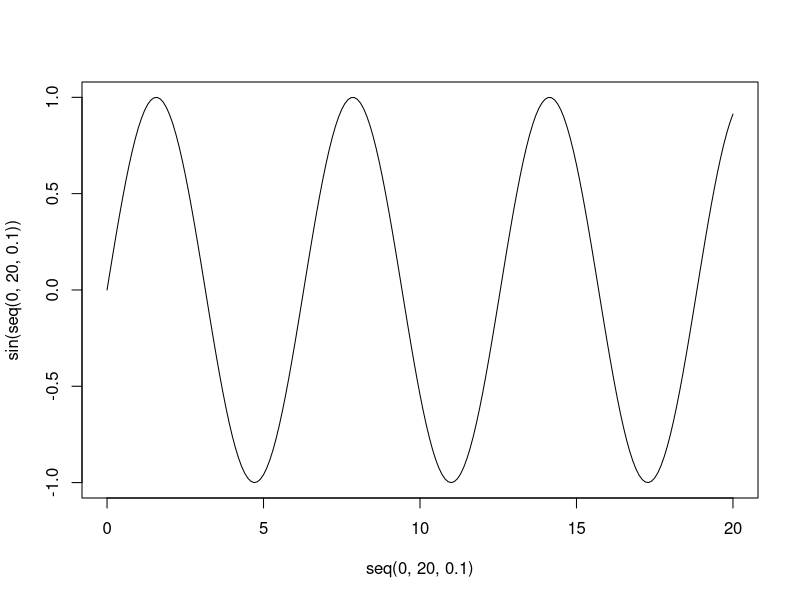
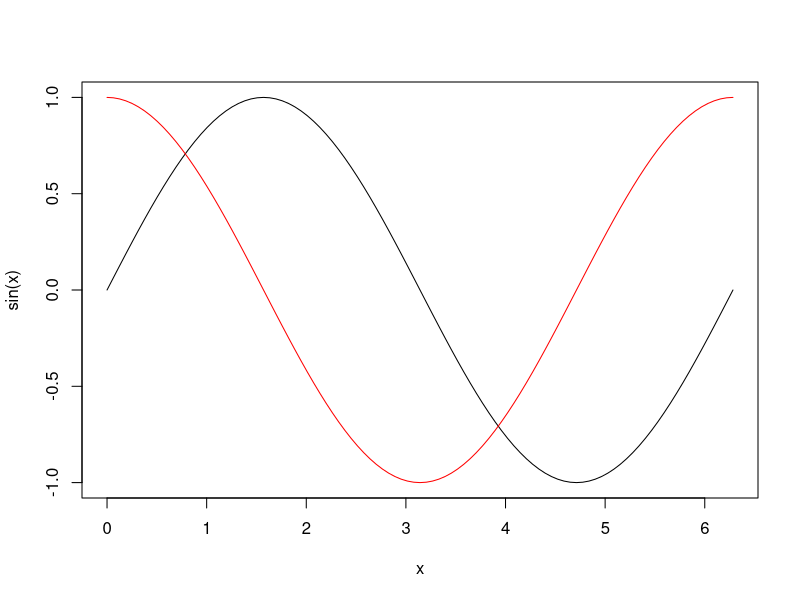
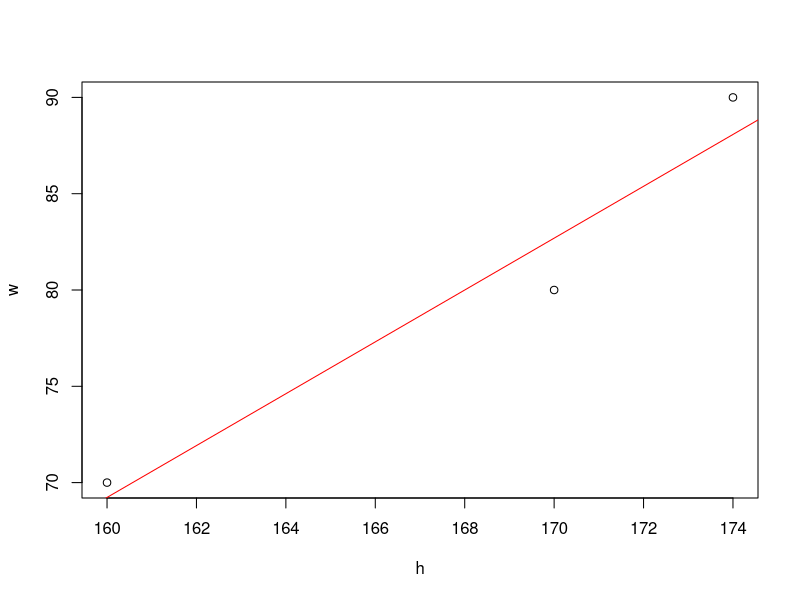
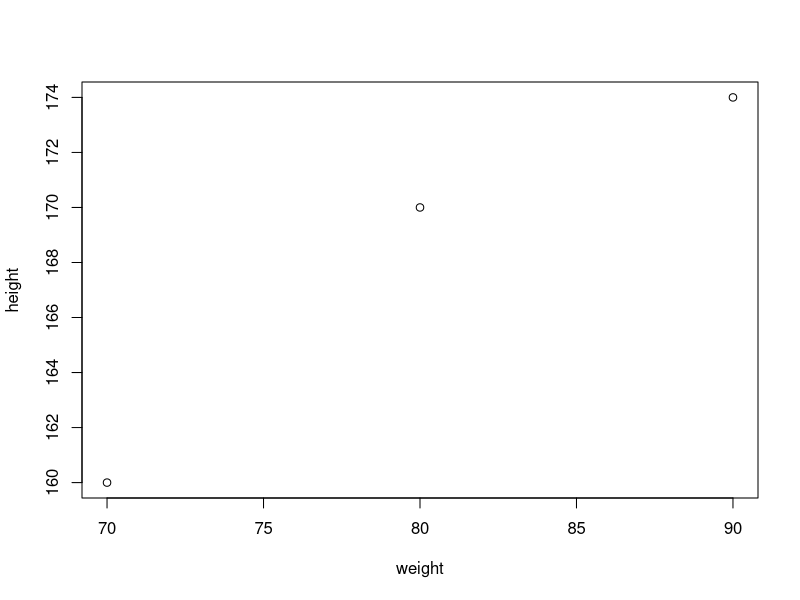

Recreate these plots in R, in order.
plot(seq(0,20,0.1), sin(seq(0,20,0.1)), type = 'l')

?curve
curve(sin, from = 0, to = pi * 2)

curve(cos, from = 0, to = pi * 2, add = TRUE, col ='red')

## TO DO random walk

x <- 0

## 100 iterations

for (i in 1:100) {
  if (runif(1) < 0.5) {
    x <- x + 1
  } else {
  x <- x-1
  }
}
x

## Vecorize
runif(15)
round(runif(100))
cumsum(round(runif(100)*2 -1))
set.seed(42)

# combine vectors
h <- c(174, 170, 160)
w <- c(90, 80, 70)

min(w)
max(w)
range(w)
diff(range(w))

mean(w)
median(w)
sum(w)
summary(w)

# vector is a list

cor(w, h)
lm(w ~ h)


# let's see predicted for 165 cm
-146.154 + 165 * 1.346

fit <- lm(w ~ h)
str(fit)

summary(fit)

predict(fit, newdata = list(h = 165))


predict(fit, newdata = list(h = 52))
plot(h,w)
abline(fit, col = "red")

?data.frame
df <- data.frame(weight = w , height = h)
df
str(df)

df$weight
df$weight[1]


df[1,1]
df[2,2]
df
df[1,2]
nrow(df)
ncol(df)
dim(df)

plot(df)

cor(df)
